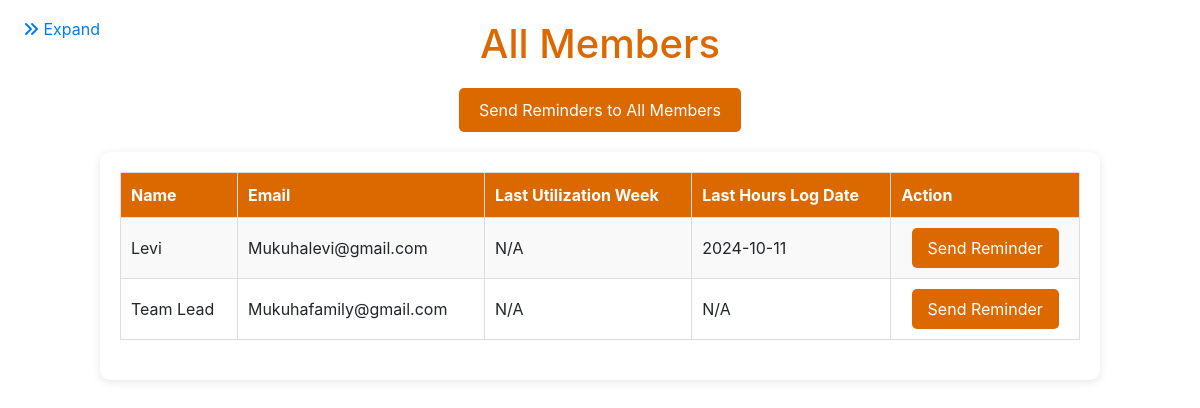
The app's page /members, older data.
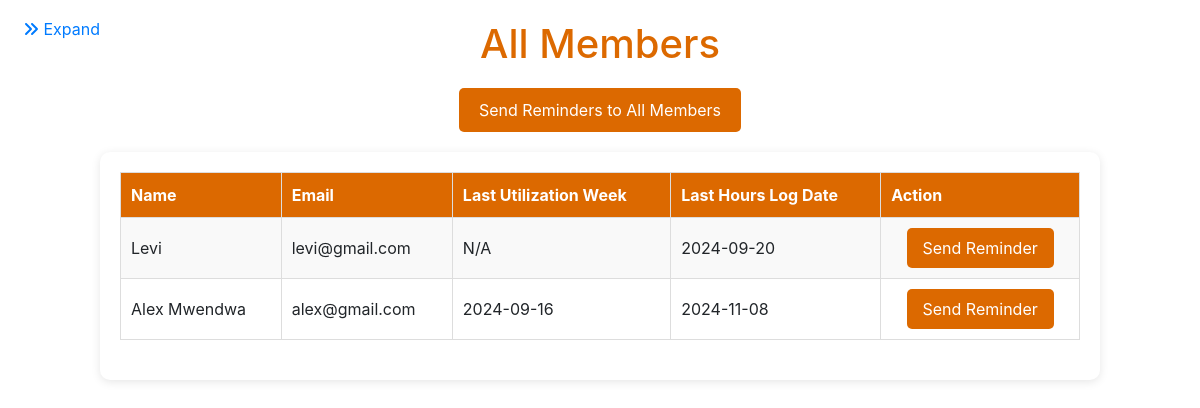
The same page, newer data.
### app.py (models this page shows)
class Staff(db.Model):
    id = db.Column(db.Integer, primary_key=True)
    name = db.Column(db.String(100), nullable=False)
    email = db.Column(db.String(120), unique=True, nullable=False)
    leave_days_remaining = db.Column(db.Float, default=0.0)
    is_team_leader = db.Column(Boolean, default=False)
    receive_notifications = db.Column(Boolean, default=True)
    engagements = db.relationship('Engagement', backref='team_leader', lazy=True)
    proposals = db.relationship('Proposal', backref='team_leader', lazy=True)
    hours_logs = db.relationship('HoursLog', backref='staff_member', lazy=True)
    leave_records = db.relationship('LeaveRecord', backref='staff', lazy=True)
    utilizations = db.relationship('Utilization', backref='staff', lazy=True)

class HoursLog(db.Model):
    id = db.Column(db.Integer, primary_key=True)
    staff_id = db.Column(db.Integer, db.ForeignKey('staff.id'))
    category = db.Column(db.String(20), nullable=False)
    item_id = db.Column(db.Integer, nullable=False)
    hours = db.Column(db.Float, nullable=False)
    date = db.Column(db.Date, nullable=False)

class Utilization(db.Model):
    id = db.Column(db.Integer, primary_key=True)
    staff_id = db.Column(db.Integer, db.ForeignKey('staff.id'))
    week_start = db.Column(db.Date, nullable=False)
    client_utilization_year_to_date = db.Column(db.Float, default=0.0)
    client_utilization_month_to_date = db.Column(db.Float, default=0.0)
    resource_utilization_year_to_date = db.Column(db.Float, default=0.0)
    resource_utilization_month_to_date = db.Column(db.Float, default=0.0)

### app.py (the view)
@app.route('/members')
def members():
    today = datetime.now().date()
    start_of_week = today - timedelta(days=today.weekday())
    end_of_week = start_of_week + timedelta(days=6)
    members = Staff.query.all()
    member_data = []
    for member in members:
        last_utilization = Utilization.query.filter_by(staff_id=member.id).order_by(Utilization.week_start.desc()).first()
        last_hours_log = HoursLog.query.filter_by(staff_id=member.id).order_by(HoursLog.date.desc()).first()
        utilization_in_week = last_utilization and start_of_week <= last_utilization.week_start <= end_of_week
        hours_log_in_week = last_hours_log and start_of_week <= last_hours_log.date <= end_of_week
        member_data.append({
            'id': member.id,
            'name': member.name,
            'email': member.email,
            'last_utilization_week': last_utilization.week_start if last_utilization else None,
            'last_hours_log_date': last_hours_log.date if last_hours_log else None,
            'show_reminder': not (utilization_in_week and hours_log_in_week)
        })
    return render_template('members.html', members=member_data)

### templates/members.html (shortened to what this page needs)
{% extends "base.html" %}
{% block content %}
<h1 style="text-align: center; color: #dc6900; margin-bottom: 20px;">All Members</h1>
<form action="{{ url_for('send_all_reminders') }}" method="POST" style="text-align: center; margin-bottom: 20px;">
  <button type="submit" style="background-color: #dc6900; color: white; padding: 10px 20px; border: none; border-radius: 5px; cursor: pointer;">
      Send Reminders to All Members
  </button>
</form>
<div style="max-width: 1000px; margin: 0 auto; background-color: #ffffff; padding: 20px; border-radius: 10px; box-shadow: 0 2px 10px rgba(0, 0, 0, 0.1);">
    <table style="width: 100%; border-collapse: collapse; margin-bottom: 20px;">
        <thead>
            <tr style="background-color: #dc6900; color: white;">
                <th style="padding: 10px; border: 1px solid #ddd;">Name</th>
                <th style="padding: 10px; border: 1px solid #ddd;">Email</th>
                <th style="padding: 10px; border: 1px solid #ddd;">Last Utilization Week</th>
                <th style="padding: 10px; border: 1px solid #ddd;">Last Hours Log Date</th>
                <th style="padding: 10px; border: 1px solid #ddd;">Action</th>
            </tr>
        </thead>
        <tbody>
            {% for member in members %}
            <tr style="background-color: {% if loop.index is odd %} #f9f9f9 {% else %} #ffffff {% endif %};">
                <td style="padding: 10px; border: 1px solid #ddd;">{{ member.name }}</td>
                <td style="padding: 10px; border: 1px solid #ddd;">{{ member.email }}</td>
                <td style="padding: 10px; border: 1px solid #ddd;">{{ member.last_utilization_week|default('N/A', true) }}</td>
                <td style="padding: 10px; border: 1px solid #ddd;">{{ member.last_hours_log_date|default('N/A', true) }}</td>
                <td style="padding: 10px; border: 1px solid #ddd;">
                    {% if member.show_reminder %}
                    <form action="{{ url_for('send_reminder', member_id=member.id) }}" method="POST" style="text-align: center;">
                        <button type="submit" style="background-color: #dc6900; color: white; padding: 8px 16px; border: none; border-radius: 5px; cursor: pointer;">
                            Send Reminder
                        </button>
                    </form>
                    {% endif %}
                </td>
            </tr>
            {% endfor %}
        </tbody>
    </table>
</div>
{% endblock %}

Row changes from the older to the newer data that the page shows:
changed Staff "Levi": email "Mukuhalevi@gmail.com" → "levi@gmail.com"; last_hours_log_date "2024-10-11" → "2024-09-20"
changed Staff: name "Team Lead" → "Alex Mwendwa"; email "Mukuhafamily@gmail.com" → "alex@gmail.com"; last_utilization_week "N/A" → "2024-09-16"; last_hours_log_date "N/A" → "2024-11-08"
